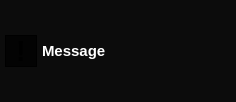
<?xml version="1.0" encoding="UTF-8"?>
<ui version="4.0">
 <class>Note</class>
 <widget class="QWidget" name="Note">
  <property name="geometry">
   <rect>
    <x>0</x>
    <y>0</y>
    <width>236</width>
    <height>102</height>
   </rect>
  </property>
  <property name="minimumSize">
   <size>
    <width>0</width>
    <height>102</height>
   </size>
  </property>
  <property name="maximumSize">
   <size>
    <width>16777215</width>
    <height>102</height>
   </size>
  </property>
  <property name="palette">
   <palette>
    <active>
     <colorrole role="Base">
      <brush brushstyle="SolidPattern">
       <color alpha="255">
        <red>255</red>
        <green>255</green>
        <blue>255</blue>
       </color>
      </brush>
     </colorrole>
     <colorrole role="Window">
      <brush brushstyle="SolidPattern">
       <color alpha="200">
        <red>0</red>
        <green>0</green>
        <blue>0</blue>
       </color>
      </brush>
     </colorrole>
    </active>
    <inactive>
     <colorrole role="Base">
      <brush brushstyle="SolidPattern">
       <color alpha="255">
        <red>255</red>
        <green>255</green>
        <blue>255</blue>
       </color>
      </brush>
     </colorrole>
     <colorrole role="Window">
      <brush brushstyle="SolidPattern">
       <color alpha="200">
        <red>0</red>
        <green>0</green>
        <blue>0</blue>
       </color>
      </brush>
     </colorrole>
    </inactive>
    <disabled>
     <colorrole role="Base">
      <brush brushstyle="SolidPattern">
       <color alpha="200">
        <red>0</red>
        <green>0</green>
        <blue>0</blue>
       </color>
      </brush>
     </colorrole>
     <colorrole role="Window">
      <brush brushstyle="SolidPattern">
       <color alpha="200">
        <red>0</red>
        <green>0</green>
        <blue>0</blue>
       </color>
      </brush>
     </colorrole>
    </disabled>
   </palette>
  </property>
  <property name="font">
   <font>
    <family>Liberation Sans</family>
    <pointsize>11</pointsize>
   </font>
  </property>
  <property name="windowTitle">
   <string>Form</string>
  </property>
  <property name="autoFillBackground">
   <bool>true</bool>
  </property>
  <layout class="QHBoxLayout" name="horizontalLayout">
   <property name="spacing">
    <number>5</number>
   </property>
   <property name="leftMargin">
    <number>5</number>
   </property>
   <property name="topMargin">
    <number>0</number>
   </property>
   <property name="rightMargin">
    <number>0</number>
   </property>
   <property name="bottomMargin">
    <number>0</number>
   </property>
   <item>
    <widget class="QLabel" name="iconLabel">
     <property name="enabled">
      <bool>true</bool>
     </property>
     <property name="sizePolicy">
      <sizepolicy hsizetype="Expanding" vsizetype="Expanding">
       <horstretch>0</horstretch>
       <verstretch>0</verstretch>
      </sizepolicy>
     </property>
     <property name="minimumSize">
      <size>
       <width>32</width>
       <height>32</height>
      </size>
     </property>
     <property name="maximumSize">
      <size>
       <width>32</width>
       <height>32</height>
      </size>
     </property>
     <property name="font">
      <font>
       <pointsize>22</pointsize>
       <weight>75</weight>
       <bold>true</bold>
      </font>
     </property>
     <property name="autoFillBackground">
      <bool>true</bool>
     </property>
     <property name="frameShape">
      <enum>QFrame::Box</enum>
     </property>
     <property name="frameShadow">
      <enum>QFrame::Plain</enum>
     </property>
     <property name="text">
      <string>!</string>
     </property>
     <property name="alignment">
      <set>Qt::AlignCenter</set>
     </property>
    </widget>
   </item>
   <item>
    <widget class="QLabel" name="infoLabel">
     <property name="enabled">
      <bool>true</bool>
     </property>
     <property name="sizePolicy">
      <sizepolicy hsizetype="Expanding" vsizetype="Expanding">
       <horstretch>0</horstretch>
       <verstretch>0</verstretch>
      </sizepolicy>
     </property>
     <property name="palette">
      <palette>
       <active>
        <colorrole role="WindowText">
         <brush brushstyle="SolidPattern">
          <color alpha="255">
           <red>255</red>
           <green>255</green>
           <blue>255</blue>
          </color>
         </brush>
        </colorrole>
        <colorrole role="Text">
         <brush brushstyle="SolidPattern">
          <color alpha="255">
           <red>255</red>
           <green>255</green>
           <blue>255</blue>
          </color>
         </brush>
        </colorrole>
       </active>
       <inactive>
        <colorrole role="WindowText">
         <brush brushstyle="SolidPattern">
          <color alpha="255">
           <red>255</red>
           <green>255</green>
           <blue>255</blue>
          </color>
         </brush>
        </colorrole>
        <colorrole role="Text">
         <brush brushstyle="SolidPattern">
          <color alpha="255">
           <red>255</red>
           <green>255</green>
           <blue>255</blue>
          </color>
         </brush>
        </colorrole>
       </inactive>
       <disabled>
        <colorrole role="WindowText">
         <brush brushstyle="SolidPattern">
          <color alpha="255">
           <red>128</red>
           <green>128</green>
           <blue>128</blue>
          </color>
         </brush>
        </colorrole>
        <colorrole role="Text">
         <brush brushstyle="SolidPattern">
          <color alpha="255">
           <red>128</red>
           <green>128</green>
           <blue>128</blue>
          </color>
         </brush>
        </colorrole>
       </disabled>
      </palette>
     </property>
     <property name="font">
      <font>
       <pointsize>11</pointsize>
       <weight>75</weight>
       <bold>true</bold>
      </font>
     </property>
     <property name="autoFillBackground">
      <bool>false</bool>
     </property>
     <property name="frameShape">
      <enum>QFrame::NoFrame</enum>
     </property>
     <property name="frameShadow">
      <enum>QFrame::Plain</enum>
     </property>
     <property name="text">
      <string>Message</string>
     </property>
     <property name="scaledContents">
      <bool>true</bool>
     </property>
     <property name="wordWrap">
      <bool>true</bool>
     </property>
     <property name="margin">
      <number>5</number>
     </property>
    </widget>
   </item>
  </layout>
 </widget>
 <resources/>
 <connections/>
</ui>
